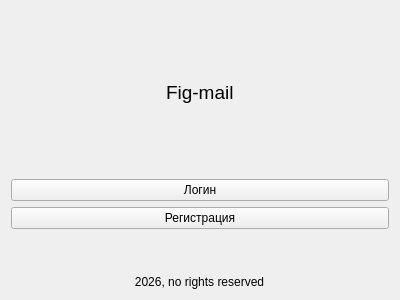
<?xml version="1.0" encoding="UTF-8"?>
<ui version="4.0">
 <class>Form</class>
 <widget class="QWidget" name="Form">
  <property name="geometry">
   <rect>
    <x>0</x>
    <y>0</y>
    <width>400</width>
    <height>300</height>
   </rect>
  </property>
  <property name="windowTitle">
   <string>Form</string>
  </property>
  <layout class="QVBoxLayout" name="verticalLayout_2" stretch="1,0,0,0,0">
   <item>
    <layout class="QHBoxLayout" name="horizontalLayout">
     <item>
      <spacer name="horizontalSpacer_2">
       <property name="orientation">
        <enum>Qt::Horizontal</enum>
       </property>
       <property name="sizeHint" stdset="0">
        <size>
         <width>40</width>
         <height>20</height>
        </size>
       </property>
      </spacer>
     </item>
     <item>
      <widget class="QLabel" name="figname_label">
       <property name="font">
        <font>
         <pointsize>14</pointsize>
        </font>
       </property>
       <property name="text">
        <string>Fig-mail</string>
       </property>
      </widget>
     </item>
     <item>
      <spacer name="horizontalSpacer">
       <property name="orientation">
        <enum>Qt::Horizontal</enum>
       </property>
       <property name="sizeHint" stdset="0">
        <size>
         <width>40</width>
         <height>20</height>
        </size>
       </property>
      </spacer>
     </item>
    </layout>
   </item>
   <item>
    <widget class="QPushButton" name="login_button">
     <property name="text">
      <string>Логин</string>
     </property>
    </widget>
   </item>
   <item>
    <widget class="QPushButton" name="register_button">
     <property name="text">
      <string>Регистрация</string>
     </property>
    </widget>
   </item>
   <item>
    <spacer name="verticalSpacer">
     <property name="orientation">
      <enum>Qt::Vertical</enum>
     </property>
     <property name="sizeHint" stdset="0">
      <size>
       <width>20</width>
       <height>40</height>
      </size>
     </property>
    </spacer>
   </item>
   <item>
    <layout class="QHBoxLayout" name="horizontalLayout_2">
     <item>
      <widget class="QLabel" name="label">
       <property name="maximumSize">
        <size>
         <width>199</width>
         <height>22</height>
        </size>
       </property>
       <property name="text">
        <string>2026, no rights reserved</string>
       </property>
       <property name="alignment">
        <set>Qt::AlignCenter</set>
       </property>
      </widget>
     </item>
    </layout>
   </item>
  </layout>
 </widget>
 <resources/>
 <connections/>
</ui>
